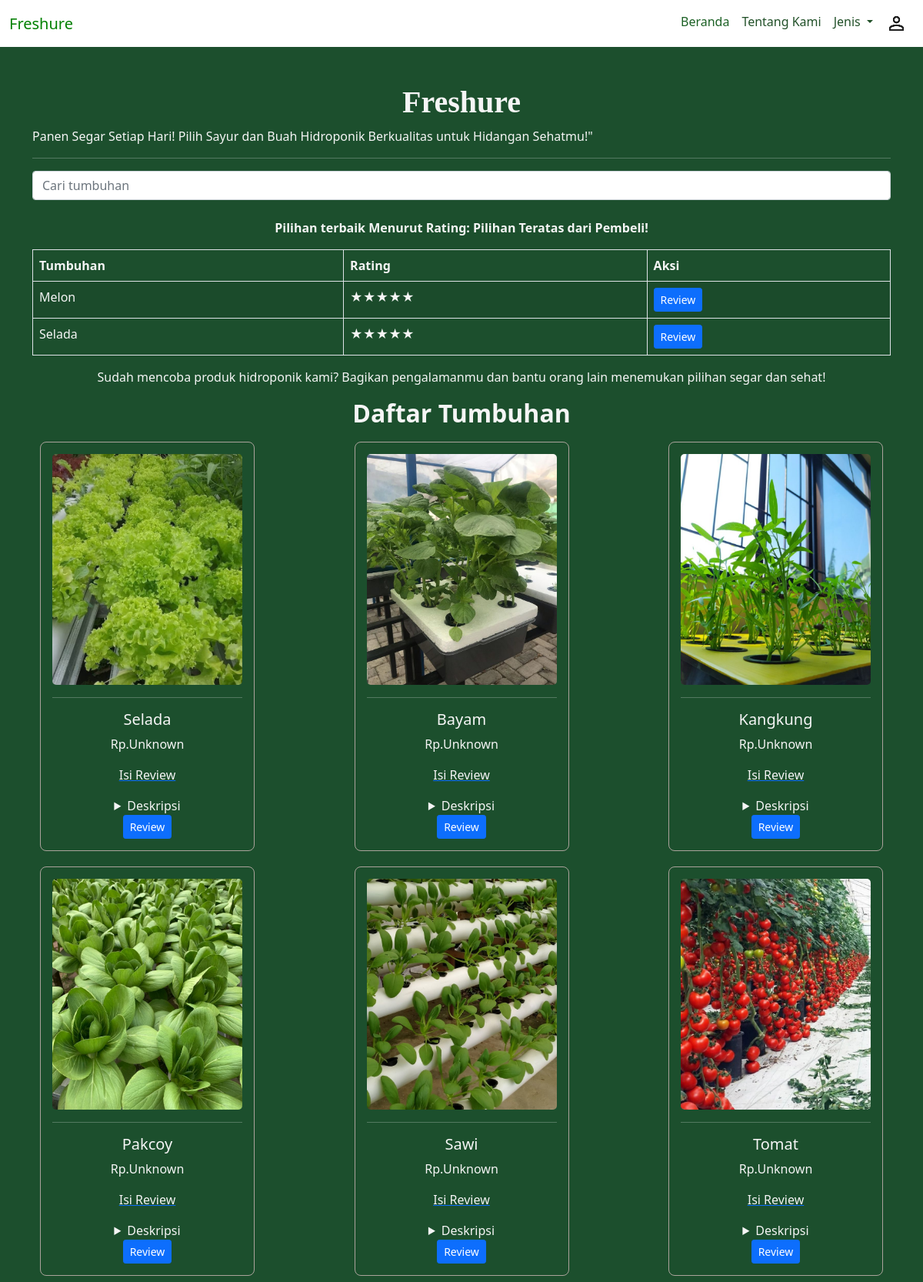
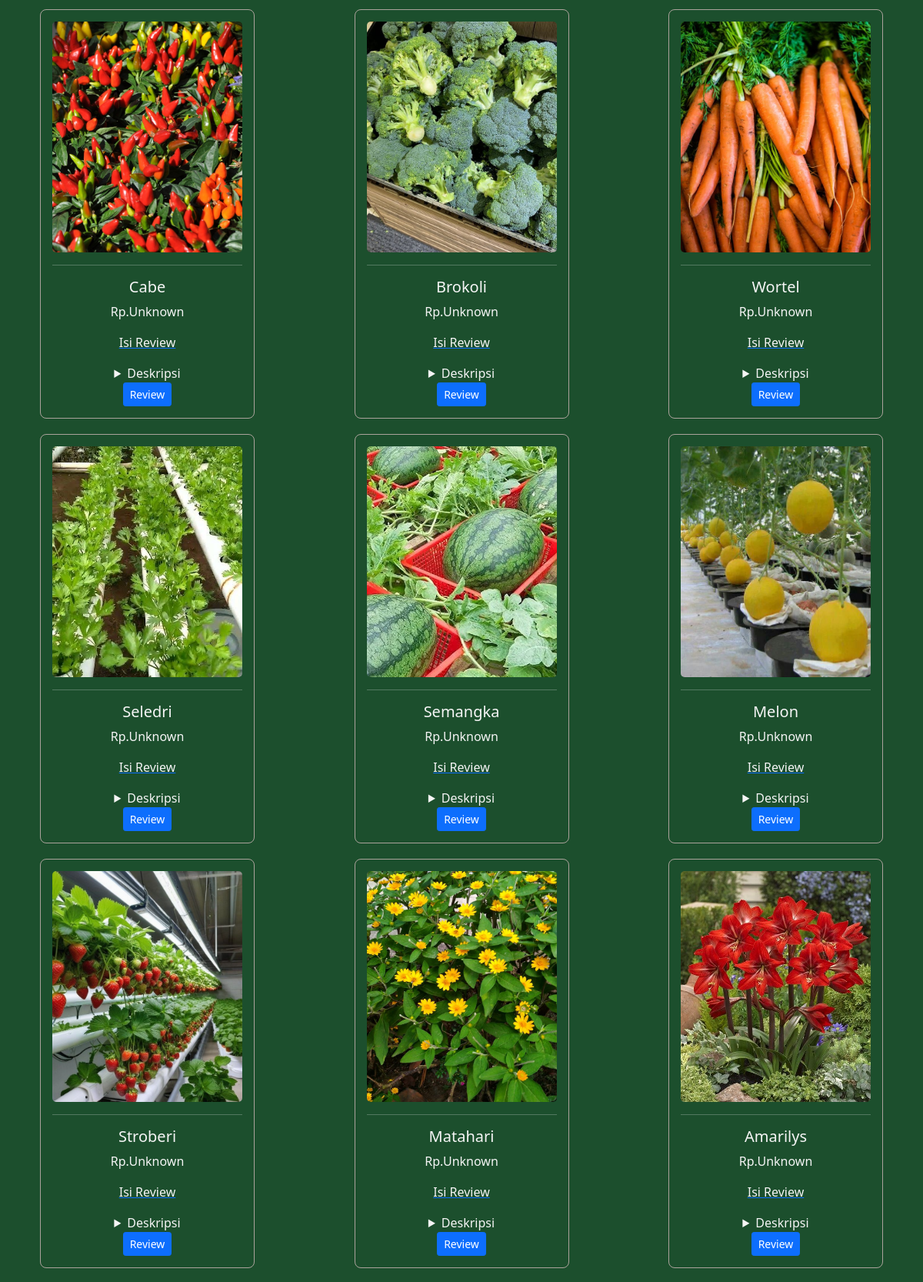
The page /Beranda.php (upper part) on the database its author committed (2 pictures, top to bottom).
### tables this page shows
CREATE TABLE `crud_041_book` (
  `id` int(11) NOT NULL,
  `title` varchar(255) NOT NULL,
  `author` varchar(255) NOT NULL,
  `genre` varchar(100) NOT NULL,
  `description` text DEFAULT NULL,
  `image_url` varchar(255) DEFAULT NULL,
  `review_page_url` varchar(255) DEFAULT NULL,
  `id_book` varchar(255) DEFAULT NULL
);

### Beranda.php (the view, shortened to what this page needs)
<?php
include 'database/db.php';
$query = "
    SELECT
        b.id_book,
        b.title,
        b.author,
        ROUND(AVG(br.rating), 1) AS average_rating
    FROM
        crud_041_book b
    LEFT JOIN
        crud_041_book_reviews br ON b.id_book = br.book_id
    GROUP BY
        b.id_book
    ORDER BY
        average_rating DESC;
";
$result = mysqli_query($conn, $query);
$queryAllBook = "SELECT * FROM crud_041_book";
$resultAllBook = mysqli_query($conn, $queryAllBook);
?>
<!DOCTYPE html>
<html lang="id">
<head>
    <link href="https://cdn.jsdelivr.net/npm/bootstrap@5.0.2/dist/css/bootstrap.min.css" rel="stylesheet">
</head>
<body>
    <nav class="navbar navbar-expand-lg navbar-light">
        <div class="container-fluid">
            <a class="navbar-brand" href="#" style="color: green;">Freshure</a>
            <div class="collapse navbar-collapse" id="navbarNav">
                <ul class="navbar-nav ms-auto">
                    <li class="nav-item">
                        <a class="nav-link active" href="Beranda.php">Beranda</a>
                    </li>
                    <li class="nav-item">
                        <a class="nav-link" href="about.php">Tentang Kami</a>
                    </li>
                    <li class="nav-item dropdown">
                        <a class="nav-link dropdown-toggle" href="#" id="navbarDropdown" role="button" data-bs-toggle="dropdown" aria-expanded="false"> Jenis </a>
                    </li>
                <li class="nav-item">
                    <a class = "nav-link" href = "login2.php" > <img src="images/log.png" alt="Choi Seungcheol"></a>
                </li>
                </ul>
            </div>
        </div>
    </nav>
    <div class="container mt-5">
        <h1 align="center" style="color: brown; font-family: Poppins"><b>  Freshure </b> </h1>
        <p> Panen Segar Setiap Hari! Pilih Sayur dan Buah Hidroponik Berkualitas untuk Hidangan Sehatmu!" </p>
        <hr>
        <div class="mb-4">
            <input type="text" id="searchInput" class="form-control" placeholder="Cari tumbuhan " onkeyup="searchBooks()">
        </div>
        <p align="center"> <b> Pilihan terbaik Menurut Rating: Pilihan Teratas dari Pembeli!</b></p>
        <table class="table table-striped table-bordered">
        <thead>
            <tr>
                <th> Tumbuhan </th>
                <th>Rating</th>
                <th>Aksi</th>
            </tr>
        </thead>
        <tbody>
            <?php
            if (mysqli_num_rows($result) > 0) {
                while ($row = mysqli_fetch_assoc($result)) {
                    $title = $row['title'];
                    $average_rating = $row['average_rating'];
                    if ($average_rating > 4) {
                        $stars = '';
                        for ($i = 1; $i <= 5; $i++) {
                            if ($i <= $average_rating) {
                                $stars .= '★';
                            } else {
                                $stars .= '☆';
                            }
                        }
                        echo "
                        <tr>
                            <td>$title</td>
                            <td>$stars</td>
                            <td><a href='review.php?id_book=" . urlencode($row['id_book']) . "' class='btn btn-primary btn-sm'>Review</a></td>
                        </tr>
                        ";
                    }
                }
            } else {
                echo "<tr><td colspan='4'>Tidak ada barang yang ditemukan.</td></tr>";
            }
            ?>
        </tbody>
    </table>
        <p align="center"> Sudah mencoba produk hidroponik kami? Bagikan pengalamanmu dan bantu orang lain menemukan pilihan segar dan sehat! </p>
        <h2 class="text-center" style="color:floralwhite 'Trebuchet MS', 'Lucida Sans Unicode', 'Lucida Grande', 'Lucida Sans', Arial, sans-serif "> <b>Daftar Tumbuhan</b></h2>
        <div class="book-list" id="bookList">
        <?php while($row = mysqli_fetch_assoc($resultAllBook)): ?>
            <div class="book-item <?= htmlspecialchars($row['genre']) ?> col-md-3">
                <img src="<?= htmlspecialchars($row['image_url']) ?>" alt="<?= htmlspecialchars($row['title']) ?>">
                <hr>
                <h5><?= htmlspecialchars($row['title']) ?></h5>
                <p> Rp.<?= htmlspecialchars($row['author']) ?></p>
                <a href="form.php"><p>Isi Review</p></a>
                <details>
                    <summary>Deskripsi</summary>
                </details>
                <a href="Review.php?id_book=<?= urlencode($row['id_book']) ?>" class='btn btn-primary btn-sm'>Review</a>
            </div>
        <?php endwhile; ?>
        </div>
</body>
</html>

### Beranda.php (style rules this page uses)
body { background-color: rgb(28, 79, 45); }
.book-item { border: 1px solid #d3bbbbc6; padding: 15px; margin: 10px; text-align: center; border-radius: 8px; display: block; box-sizing: border-box; }
.book-list { display: flex; flex-wrap: wrap; justify-content: space-between; }
.book-item img { max-width: 100%; width: 300px; height: 300px; object-fit: cover; border-radius: 5px; }
* { color: whitesmoke; }
.navbar { background-color: #ffffff; }
.navbar-nav .nav-link { color: rgb(33, 80, 40) !important; }
.navbar-nav .nav-link.active { color: rgb(28, 97, 37) !important; }

### rows shown on the page
crud_041_book: image_url (picture), title "Selada", author "Unknown"
crud_041_book: image_url (picture), title "Bayam", author "Unknown"
crud_041_book: image_url (picture), title "Kangkung", author "Unknown"
crud_041_book: image_url (picture), title "Pakcoy", author "Unknown"
crud_041_book: image_url (picture), title "Sawi", author "Unknown"
crud_041_book: image_url (picture), title "Tomat", author "Unknown"
crud_041_book: image_url (picture), title "Cabe", author "Unknown"
crud_041_book: image_url (picture), title "Brokoli", author "Unknown"
crud_041_book: image_url (picture), title "Wortel", author "Unknown"
crud_041_book: image_url (picture), title "Seledri", author "Unknown"
crud_041_book: image_url (picture), title "Semangka", author "Unknown"
crud_041_book: image_url (picture), title "Melon", author "Unknown"
crud_041_book: image_url (picture), title "Stroberi", author "Unknown"
crud_041_book: image_url (picture), title "Matahari", author "Unknown"
crud_041_book: image_url (picture), title "Amarilys", author "Unknown"

### other values the page prints
$title "Melon"
$stars "★★★★★"
$title "Selada"
